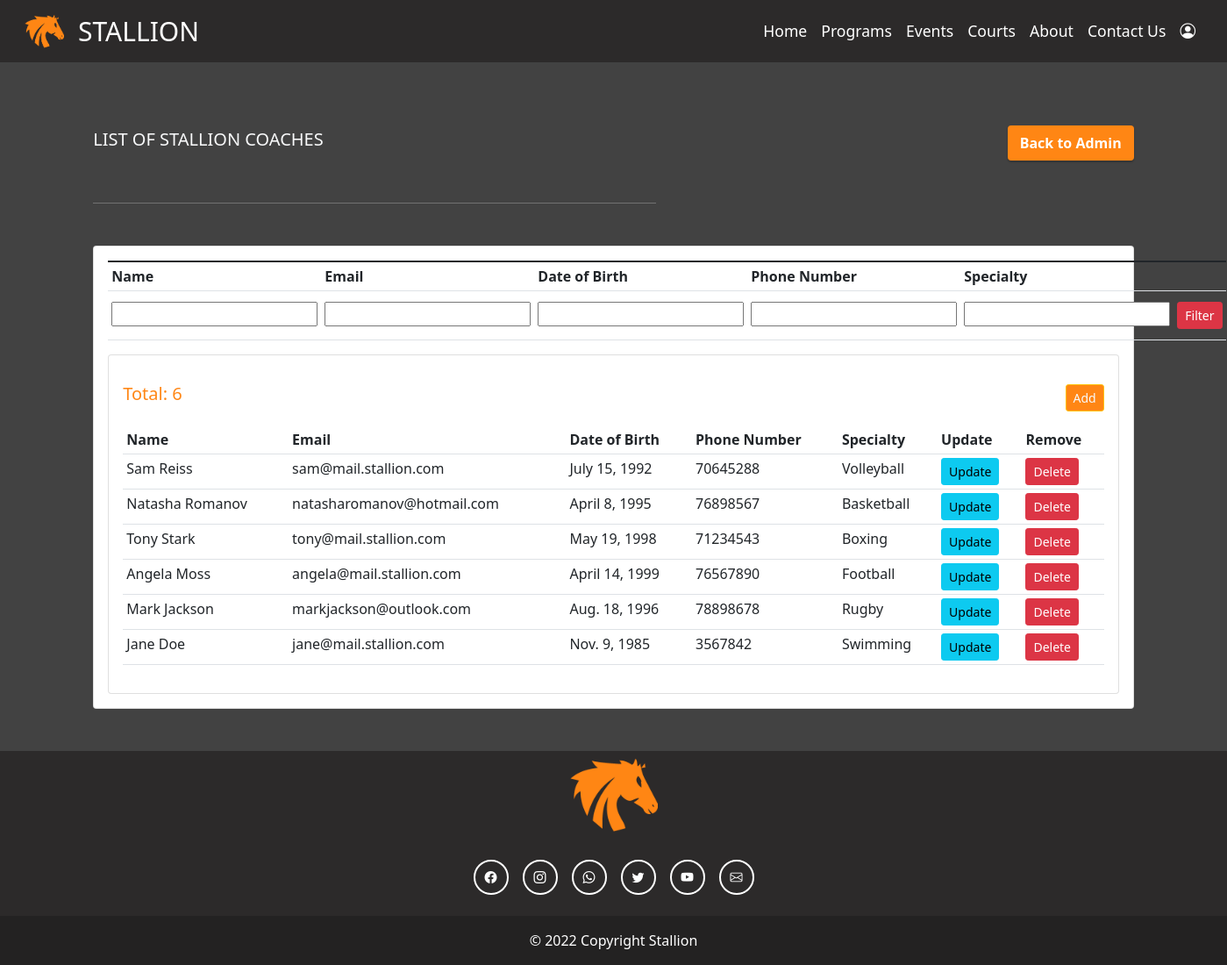
/coaches/, run on an earlier commit of the app's database.
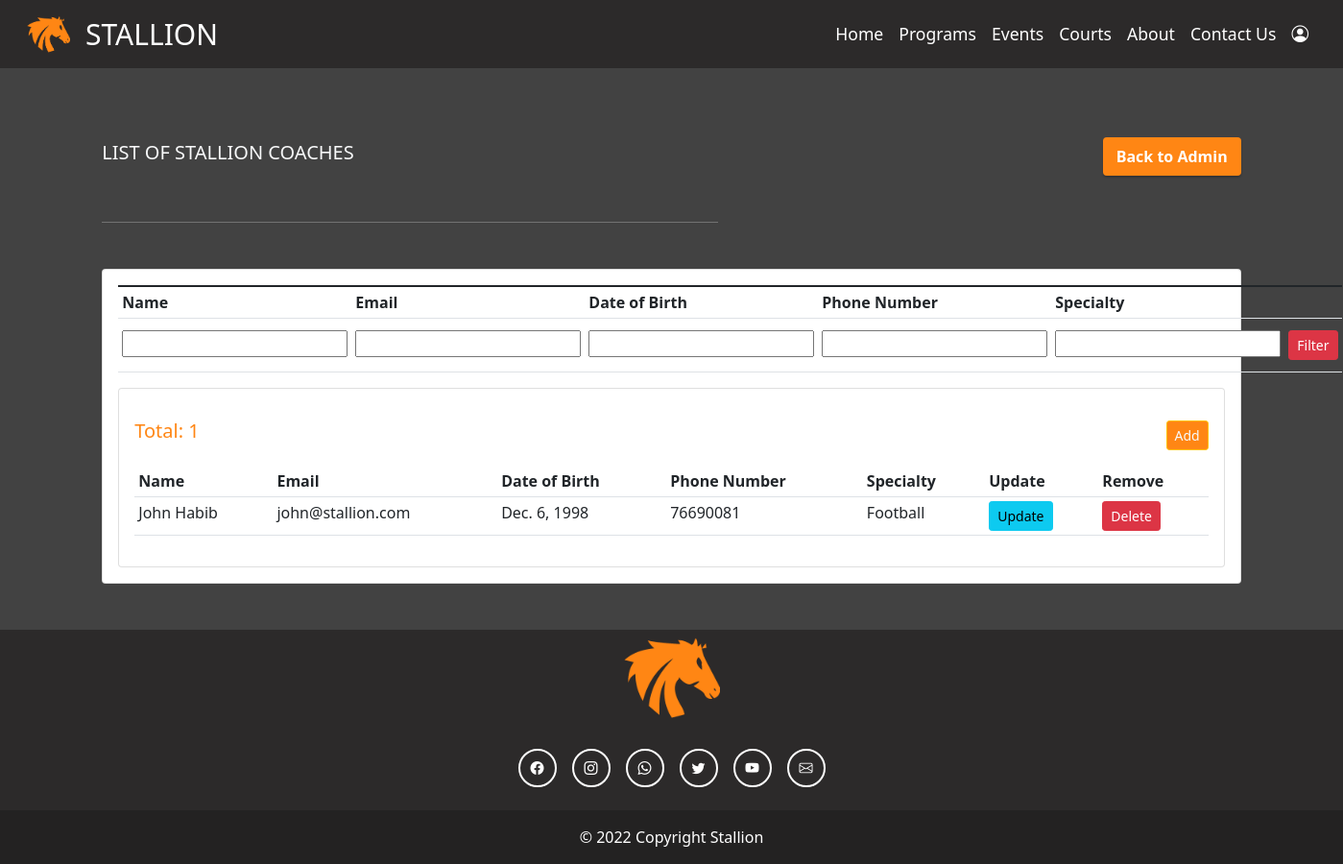
And on a later commit of the database.
### stallion_website/models.py (models this page shows, shortened)
class Coach(models.Model):
    user = models.OneToOneField(User, null=True, on_delete=models.CASCADE )
    name = models.CharField(max_length=100)
    specialty = models.CharField(max_length=100)
    email = models.EmailField(max_length=100, unique=True)
    password = models.CharField(max_length=200)
    dob = models.DateField()
    phone_number = models.IntegerField()

### stallion_website/views.py (the view)
# urls.py: path('coaches/', views.coaches, name="coaches"),
def coaches(request):
    coaches = Coach.objects.all()
    form = FilterCoachesForm(request.POST)
    return render(request, 'stallion_website/coaches.html', {'coaches': coaches, 'form': form})

### stallion_website/forms.py
class FilterCoachesForm(forms.Form):
    name = forms.CharField(required=False)
    specialty = forms.CharField(required=False)
    email = forms.EmailField(required=False)
    dob = forms.DateField(required=False)
    phone_number = forms.IntegerField(required=False)

### stallion_website/templates/stallion_website/coaches.html (shortened to what this page needs)
{% load static %}
<!doctype html>
<html lang="en">
  <head>
    <link
    href="https://cdn.jsdelivr.net/npm/bootstrap@5.1.3/dist/css/bootstrap.min.css"
    rel="stylesheet"
    />
    <link
      rel="stylesheet"
      href="https://cdn.jsdelivr.net/npm/bootstrap-icons@1.5.0/font/bootstrap-icons.css"
    />
    <link
      rel="stylesheet"
      type="text/css"
      href="{% static '/css/adminAccount.css' %}"
    />
  </head>
    {% include 'stallion_website/navbar.html' %}
    <br>
    <div class="col-md-11 mx-auto">
        <div class="d-flex m-5 align-items-center">
            <h5 class="text-light">LIST OF STALLION COACHES</h5>
            <a href="/adminAccount" type="button" class="ms-auto btn btn-primary primary-btn-stallion-sm">
                Back to Admin
            </a>
        </div>
        <hr width="50%" class="me-auto m-5" style="color: white;">
        <div class="card card-body m-5">
            <table class="table table-sm p-4">
                <form method="POST" action="{% url 'filter_coaches' %}">
                <tr>
                    <th>Name</th>
                    <th>Email</th>
                    <th>Date of Birth</th>
                    <th>Phone Number</th>
                    <th>Specialty</th>
                    <th></th>
                </tr>
                <td>
                    <div class="form-floating mt-2 mb-2">
                        {{form.name}}
                      </div>
                </td>
                <td>
                    <div class="form-floating mt-2 mb-2">
                        {{form.email}}
                    </div>
                </td>
                <td>
                    <div class="form-floating mt-2 mb-2">
                        {{form.dob}}
                    </div>
                </td>
                <td>
                    <div class="form-floating mt-2 mb-2">
                        {{form.phone_number}}
                    </div>
                </td>
                <td>
                    <div class="form-floating mt-2 mb-2">
                        {{form.specialty}}
                    </div>
                </td>
                <td>
                    <input class="btn btn-sm btn-danger mt-2 mb-2" type="submit" value="Filter"></input>
                </td>
            </form>
            </table>
        <div class="card card-body">
            <div class="d-flex align-items-center">
                <h5 class="pt-3 pb-3" style="color: var(--darkorange);">Total: {{coaches.count}}</h5>
                <a class="text-light btn btn-sm btn-warning  ms-auto" style="height:fit-content; background-color: var(--darkorange);" href="{% url 'add_coaches' %}">Add</a>
            </div>
            <table class="table table-sm">
                <tr>
                    <th>Name</th>
                    <th>Email</th>
                    <th>Date of Birth</th>
                    <th>Phone Number</th>
                    <th>Specialty</th>
                    <th>Update</th>
                    <th>Remove</th>
                </tr>
                {% for c in coaches %}
                <tr>
                    <td>{{c.name}}</td>
                    <td>{{c.email}}</td>
                    <td>{{c.dob}}</td>
                    <td>{{c.phone_number}}</td>
                    <td>{{c.specialty}}</td>
                    <td><a class="btn btn-sm btn-info" href="{% url 'update_coaches' c.name %}">Update</a></td>
                    <td><a class="btn btn-sm btn-danger" href="{% url 'delete_coaches' c.name %}">Delete</a></td>
                </tr>
                {% endfor %}
            </table>
        </div>
    </div>
    </div>
    {% include 'stallion_website/footer.html' %}
</html>

What changed in the data, as far as the page shows it:
removed Coach: name "Natasha Romanov", email "natasharomanov@hotmail.com", dob "April 8, 1995", phone_number "76898567", specialty "Basketball"
removed Coach: name "Tony Stark", email "tony@mail.stallion.com", dob "May 19, 1998", phone_number "71234543", specialty "Boxing"
removed Coach: name "Angela Moss", email "angela@mail.stallion.com", dob "April 14, 1999", phone_number "76567890", specialty "Football"
removed Coach: name "Mark Jackson", email "markjackson@outlook.com", dob "Aug. 18, 1996", phone_number "78898678", specialty "Rugby"
removed Coach: name "Jane Doe", email "jane@mail.stallion.com", dob "Nov. 9, 1985", phone_number "3567842", specialty "Swimming"
changed Coach: name "Sam Reiss" → "John Habib"; email "sam@mail.stallion.com" → "john@stallion.com"; dob "July 15, 1992" → "Dec. 6, 1998"; phone_number "70645288" → "76690081"; specialty "Volleyball" → "Football"
Also different on the page:
{{ coaches.count }}: "6" → "1"
